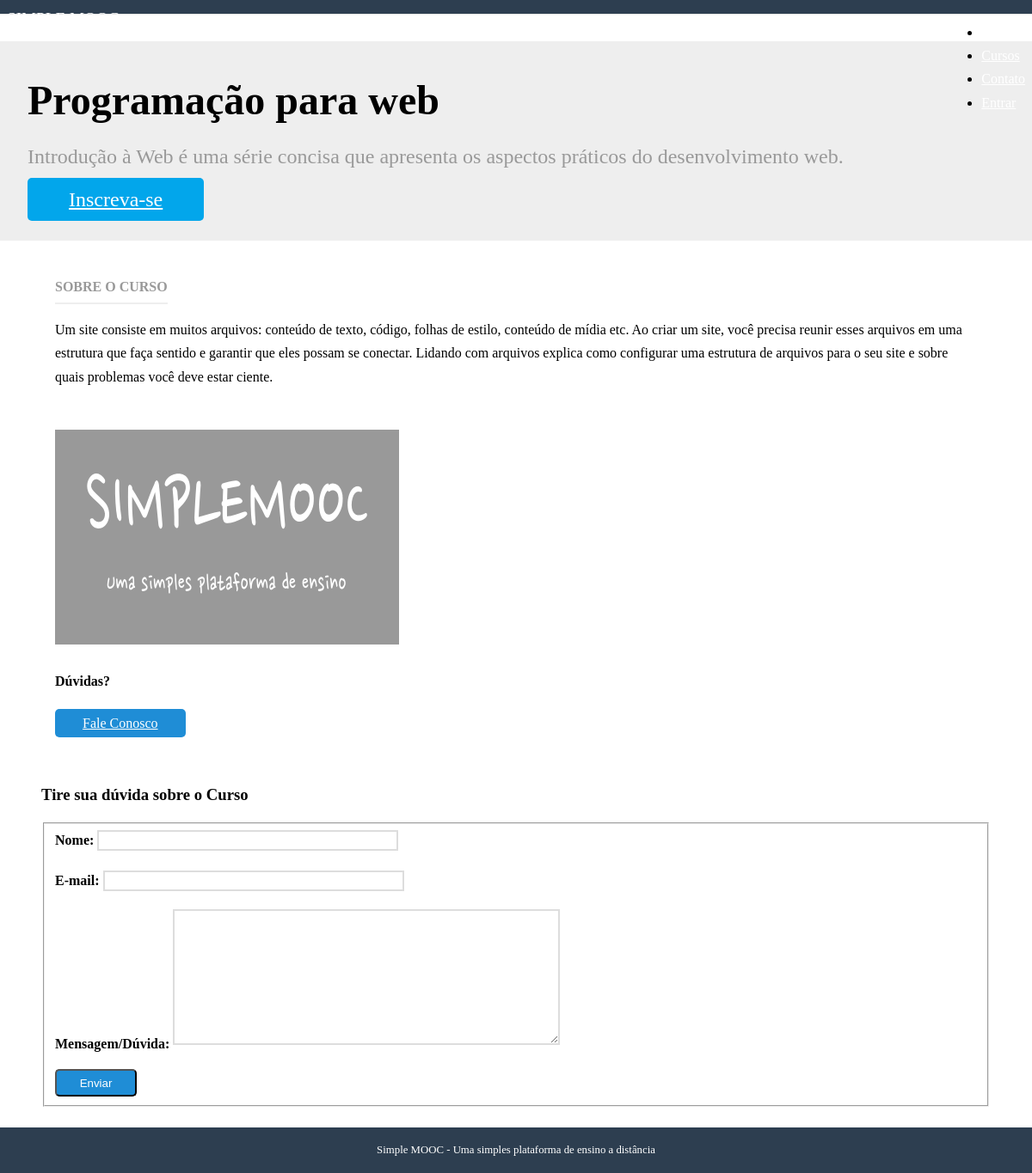
Screenshot of /cursos/programacao-para-web/ with the database file from the repository.
### courses/models.py (models this page shows, shortened)
class Course(models.Model):
    name = models.CharField('Nome', max_length=100)
    slug = models.SlugField('Atalho')
    description = models.TextField('Descrição Simples', blank=True)
    about = models.TextField('Sobre o Curso', blank=True)
    start_date = models.DateField('Data De Início', null=True, blank=True)
    image = models.ImageField(upload_to='courses/images', verbose_name='Imagem', null=True, blank=True)
    created_at = models.DateTimeField('Criado em ', auto_now_add=True)
    updated_at = models.DateTimeField('Atualizado em ', auto_now=True)
    objects = CourseManager()
    def __str__(self):
        return self.name
    class Meta:
        verbose_name = "Curso"
        verbose_name_plural = "Cursos"
        ordering = ['-name']

### courses/views.py (the view)
# urls.py: path('<slug:slug>/', views.details, name='details')
def details(request, slug):
    course = get_object_or_404(Course, slug=slug)
    context = {}
    if request.method == 'POST':
        form = ContactCourse(request.POST)
        if form.is_valid():
            context['is_valid'] = True
            print(form.cleaned_data)
            form = ContactCourse()
    else:
        form = ContactCourse()
    context['form'] = form
    context['course'] = course
    template_name = 'courses/details.html'
    return render(request, template_name, context)

### courses/forms.py
class ContactCourse(forms.Form):
    name = forms.CharField(label='Nome', max_length=100)
    email = forms.EmailField(label='E-mail')
    message = forms.CharField(
        label='Mensagem/Dúvida', widget=forms.Textarea
    )

### courses/templates/courses/details.html (shortened to what this page needs)
{% extends "base.html" %}
{% load static %}
{% block content %}
<div class="splash">
    <div class="pure-g-r">
        <div class="pure-u-1">
            <div class="l-box splash-text">
                <h1 class="splash-head">
                    {{ course }}
                </h1>
                <h2 class="splash-subhead">
                    {{ course.description }}
                </h2>
                <p>
                    <a href="#" class="pure-button primary-button">Inscreva-se</a>
                </p>
            </div>
        </div>
    </div>
</div>
<div class="pure-g-r content-ribbon">
    <div class="pure-u-2-3">
        <div class="l-box">
            <h4 class="content-subhead">Sobre o Curso</h4>
            {{ course.about|linebreaks }}
        </div>
    </div>
    <div class="pure-u-1-3">
        <div class="l-box">
            {% if course.image %}
            <img src="{{ course.image.url }}" alt="" />
            {% else %}
            <img src="{% static 'img/course-image.png' %}" alt="" />
            {% endif %}
            <h4>Dúvidas?</h4>
            <p>
                <a href="#contato" title="" class="pure-button">Fale Conosco</a>
            </p>
        </div>
    </div>
</div>
<div class="pure-g-r content-ribbon" id="contato">
    <div class="pure-u-1">
        <h3>Tire sua dúvida sobre o Curso</h3>
        <form action="#contato" class="pure-form pure-form-aligned" method="post">
            <fieldset>
                {% for field in form %}
                <div class="pure-control-group">
                    {{ field.label_tag }}
                    {{ field }}
                </div>
                {% endfor %}
                <div class="pure-controls">
                    <button type="submit" class="pure-button pure-button-primary">Enviar</button>
                </div>
            </fieldset>
        </form>
    </div>
</div>
{% endblock %}

### core/templates/base.html (shortened to what this page needs)
<!DOCTYPE html>
{% load static %}
<html lang="pt-br">
  <head>
    <link
      rel="stylesheet"
      href="http://yui.yahooapis.com/pure/0.3.0/pure-min.css"
    />
    <link rel="stylesheet" href="{% static 'css/styles.css' %}" />
  </head>
  <body>
    <div class="header">
      <div
        class="home-menu pure-menu pure-menu-open pure-menu-horizontal pure-menu-fixed"
      >
        <a class="pure-menu-heading" href="{% url 'home' %}">SIMPLE MOOC</a>
        <ul>
          <li class="pure-menu-selected">
            <a href="{% url 'home' %}">Início</a>
          </li>
          <li>
            <a href="{% url 'courses:index' %}">Cursos</a>
          </li>
          <li>
            <a href="{% url 'contact' %}">Contato</a>
          </li>
          {% if user.is_authenticated %}
          <li>
            <a href="{% url 'accounts:dashboard' %}">Painel</a>
          </li>
          <li>
            <a href="{% url 'accounts:logout' %}">Sair</a>
          </li>
          {% else %}
          <li>
            <a href="{% url 'accounts:login' %}">Entrar</a>
          </li>
          {% endif %}
        </ul>
      </div>
    </div>
    <div class="content">
      {% block content %}{% endblock %}
      <div class="footer">
        Simple MOOC - Uma simples plataforma de ensino a distância
      </div>
    </div>
  </body>
</html>

### core/static/css/styles.css (style rules this page uses)
* { -webkit-box-sizing: border-box; -moz-box-sizing: border-box; box-sizing: border-box; }
body { margin: 0 auto; line-height: 1.7em; }
a { color: #3b8bba; }
.content { padding-top: 2em; }
.l-box { padding: 1em; }
.header { margin: 0 0; }
.header .pure-menu { padding: 0.5em; background-color: #2d3e50; }
.header .pure-menu a { color: #fff; }
.header .pure-menu-heading { float: left; }
.header ul { float: right; }
.home-menu { padding: 0.5em; text-align: left; box-shadow: 0 1px 1px rgba(0,0,0, 0.10); }
.home-menu.pure-menu-open { background: #2d3e50; }
.pure-menu.pure-menu-open.pure-menu-fixed { border-bottom: none; z-index: 4; }
.home-menu .pure-menu-heading { color: white; font-weight: 400; font-size: 120%; }
.home-menu .pure-menu-selected a { color: white; }
.home-menu a { color: #6FBEF3; }
body .primary-button { background: #02a6eb; color: #fff; }
.splash { margin: 0 auto; padding: 1.5em 1em 0; background: #eee; }
.splash .splash-head { font-size: 300%; margin: 0em 0; line-height: 1.2em; }
.splash .splash-subhead { color: #999; font-weight: 300; line-height: 1.4em; }
.splash .primary-button { font-size: 150%; }
.content .content-subhead { color: #999; padding-bottom: 0.3em; text-transform: uppercase; margin: 0; border-bottom: 2px solid #eee; display: inline-block; }
.content .content-ribbon { margin: 1.5em 3em; }
.footer { background: #2d3e50; color: #fff; text-align: center; padding: 1em; font-size: 80%; }
.pure-form label { margin: 1em 0 0; font-weight: bold; font-size: 100%; }
.pure-form input[type], .pure-form textarea, .pure-form select { border: 2px solid #ddd; box-shadow: none; font-size: 100%; width: 100%; max-width: 350px; margin-bottom: 0.3em; }
.pure-form textarea { max-width: 450px; }
.pure-form .pure-control-group { margin-bottom: 1em; }
.pure-button { background-color: #1f8dd6; color: white; padding: 0.5em 2em; border-radius: 5px; }

### rows the page displays
Course: name "Programação para web", description "Introdução à Web é uma série concisa que apresenta os aspectos práticos do desenvolvimento web.", about "Um site consiste em muitos arquivos: conteúdo de texto, código, folhas de estilo, conteúdo de mídia etc. Ao criar um site, você precisa reunir esses arquivos em uma estrutura que faça sentido e garantir que eles possam se conectar. Lidando com arquivos explica como configurar uma estrutura de arquivos para o seu site e sobre quais problemas você deve estar ciente.", image (picture)

### other values shown
{{ field.label_tag }} "Nome:" "E-mail:" "Mensagem/Dúvida:"
